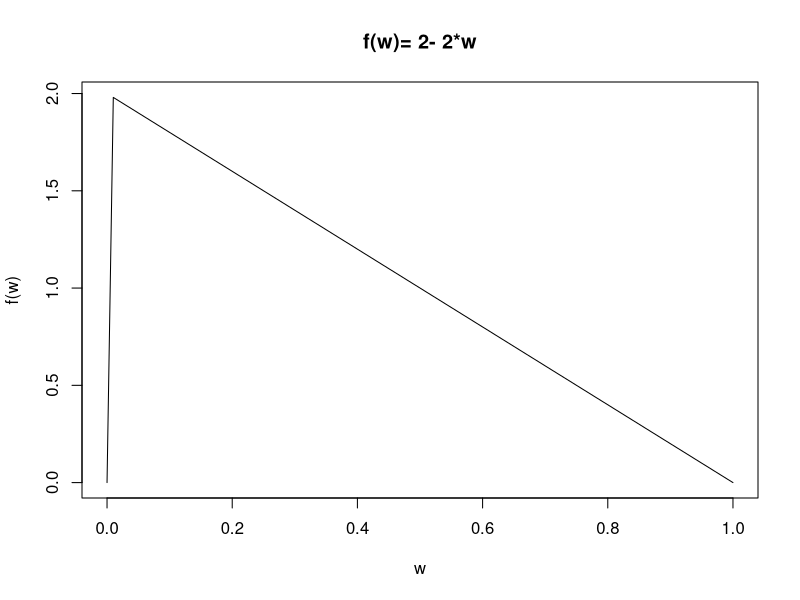
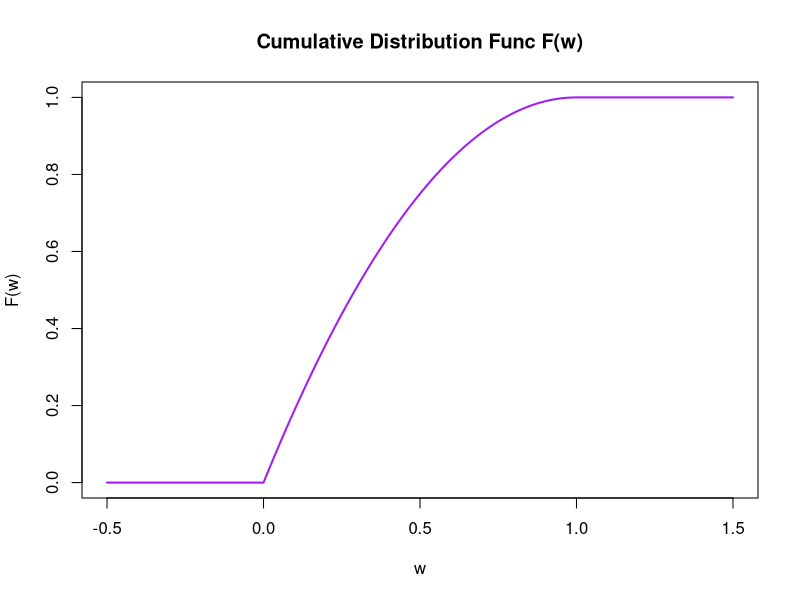

Generate these figures, in order, with R:
#Consider a random variable W with the following probability density function
#f(w)=2-2w; 0<w<1 and f(w)=0 for all other values.


###TASK1 VERIFY THAT f(w)=2-2w IS INDEED A PROBABILITY FUNCTION

##Analytical Derivations : 2 conditions must be satisfied for a function to be a PDF

#1st condition : The function must satisfy f(w)>=0 for 0 < w < 1
#w = 0, f(0)=2 / w = 1, f(1)=0 -> we can conclude that all values are in the interval of [0,2]
#1st condition is satisfied because f(w) is always bigger or euqual to zero. 

#2nd condition : the integral of f(w) over the entire domain(0,1) must be 1. 
#When we take the integral of f(w) according to the interval of (0,1) it is equal to 1.  
#2nd condition is satisfied too. 
#Now we can say that f(w) is theoretically a Probability Density Function. 

##Corresponding R code:

f <- function(w) {
  if (w>0 && w<1) {
    cat("1st condition is satisfied. The result is:" ,2 - 2*w , "\n") }
    else {
      print("1st condition failed. The result is negative") }
}
f(0.5)
f(5)

integral_result <- integrate(function(w) 2- 2*w, lower=0, upper=1)
print(integral_result$value)

if (integral_result$value == 1) {
  print("2nd condition is satisfied. f(w) is a Probability Density Function")
} else {
  print("2nd condition is failed. f(w) is NOT a Probability Density Function")
}

##Graphs and visualizations:

f <- function(w)
  ifelse(w > 0 & w < 1, 2- 2*w, 0)
w_values <- seq(0, 1, 0.01)
f_values <- f(w_values)
plot(w_values, f_values, type="l", main= "f(w)= 2- 2*w", xlab = "w", ylab="f(w)")


###TASK2 FIND THE CORRESPONDING CUMULATIVE FUNCTION F(w)

##Analytical Derivations : To find the cumulative distribution function F(w);

#we integrate f(w) again. but this time the lower limit of the integral is 0 and upper one is w. 
#the integral of f(w) is [2t- t^2 +C] when we put the limits (0 and w) 
#the result of the integration becomes 2w- w^2
#So we can say that ; 
#if w=<0       F(w) = 0 
#if 0 < w < 1  F(w) = 2w - w^2 
#if w >= 1     F(w) = 1  

##Corresponding R code:

F <- function(w) {
ifelse(w <= 0, 0,
       ifelse( w>= 1, 1,
               2*w - w^2))
}

w_values <- seq(-0.5, 1.5, 0.01)

F_values <- F(w_values)

##Graphs and visualizations:

plot(w_values, F_values, type = "l", lwd = 2, col = "purple",
     main = "Cumulative Distribution Func F(w)",
     xlab = "w", ylab = "F(w)")


###TASK3 FIND THE EXPECTATION OF W

##Analytical Derivation: To find the expectation of w, we multiply w with f(w) and take the integral. with the limits (0,1)
#∫(w * (2-2w)) = w^2 - (2/3)w^3 put the limiits 0 and 1 -> 1/3
#so the expected value of W E[W] is 1/3. 


##Corresponding R code

expectation_integral <- function(w) {
  w * (2 - 2*w)
}

expectation_result <- integrate(expectation_integral, lower = 0, upper = 1)

cat("Expected value (E[w]) is:", expectation_result$value, "\n")


###TASK4 FIND THE STANDARD DEVIATION OF w

##Analytical Derivation: standard deviation is the square root of variance. 
#And Variance = E[w^2] - (E[w])^2     -> so the square root of this equation equals standard deviation.

#we calculated that E[w] = 1/3 just above so (E[w])^2 = 1/9
#to calculate E[w^2] we will do the integration part again but this time we will do it with w^2 instead of w
#and this calculation will be 1/6
#so the Variance(w) = 1/6 - 1/9 = 1/18
#we were looking for the standard deviation SD(w) = √(1/18) ≈ 0.2357

##Corresponding R code

E_W2_integral <- function(w) {
  w^2 * (2 - 2*w)
}

E_W2_result <- integrate(E_W2_integral, lower = 0, upper = 1)$value

E_W <- 1/3

variance <- E_W2_result - E_W^2

std_dev <- sqrt(variance)

cat("E[W^2] =", E_W2_result, "\n")
cat("Variance =", variance, "\n")
cat("Standard Deviation =", std_dev, "\n")


###TASK5 FIND THE MEDIAN OF THIS DISTRIBUTION

##Analytical Derivation: F(m) must be equal to 0.5 at the median value. 
#F(m)= 2m - m^2 = 0.5      ->  m= (-2+√2)/-2 = 1 - √2/2 ≈ 0.2929
#Median(W) ≈ 0.2929


##Corresponding R value:

F <- function(w) {
  ifelse(w <= 0, 0,
         ifelse(w >= 1, 1,
                2*w - w^2))
}

cdf_median_minus_half <- function(w) {
  F(w) - 0.5                                #that is what we trying to solve. 
}

median_result <- uniroot(cdf_median_minus_half, c(0, 1))  #using uniroot() to solve F(w) = 0.5 in the interval of (0, 1)

cat("The median of W is ≈", median_result$root, "\n")
